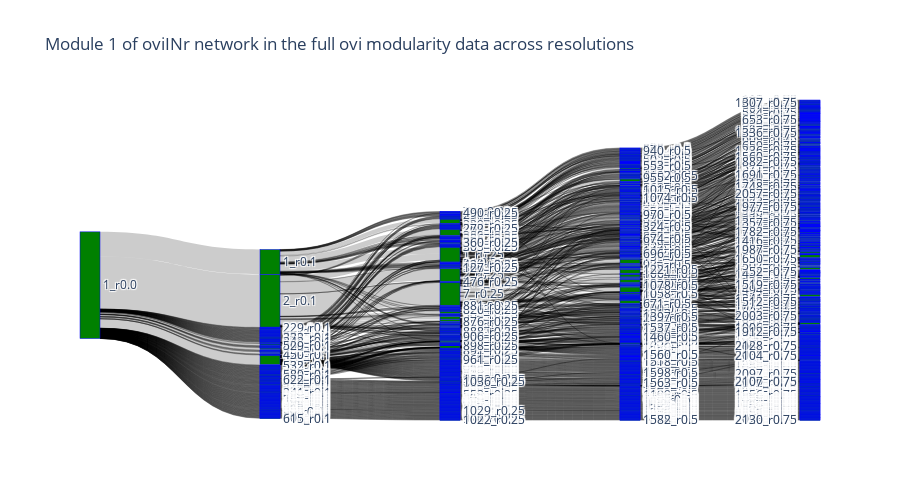

Source (notebook cell):
### Code cell
import plotly.graph_objects as go

fig = go.Figure(data=[go.Sankey(
    node = dict(
        pad = 15,
        thickness=20,
        line=dict(color='blue', width=0.5),
        label = nodes,
        color='green'
    ),
    link = dict(
        source= links_dict['source'],
        target = links_dict['target'],
        value = links_dict['value']
    )
    
)
])

fig.update_layout(height = 500 ,title='Module 1 of oviINr network in the full ovi modularity data across resolutions')
fig.show()

### Figure 1 — Plotly figure (JSON) as saved in the notebook; plotly's stock layout.template omitted (floating-point values rounded to 4 significant figures; data arrays with more than 128 entries replaced by an {"elided": "..."} marker saying what was removed)
{"data": [{"link": {"source": {"elided": "1947 int values"}, "target": {"elided": "1947 int values"}, "value": {"elided": "1947 int values"}}, "node": {"color": "green", "label": {"elided": "1534 str values"}, "line": {"color": "blue", "width": 0.5}, "pad": 15, "thickness": 20}, "type": "sankey"}], "layout": {"height": 500, "title": {"text": "Module 1 of oviINr network in the full ovi modularity data across resolutions"}}}
